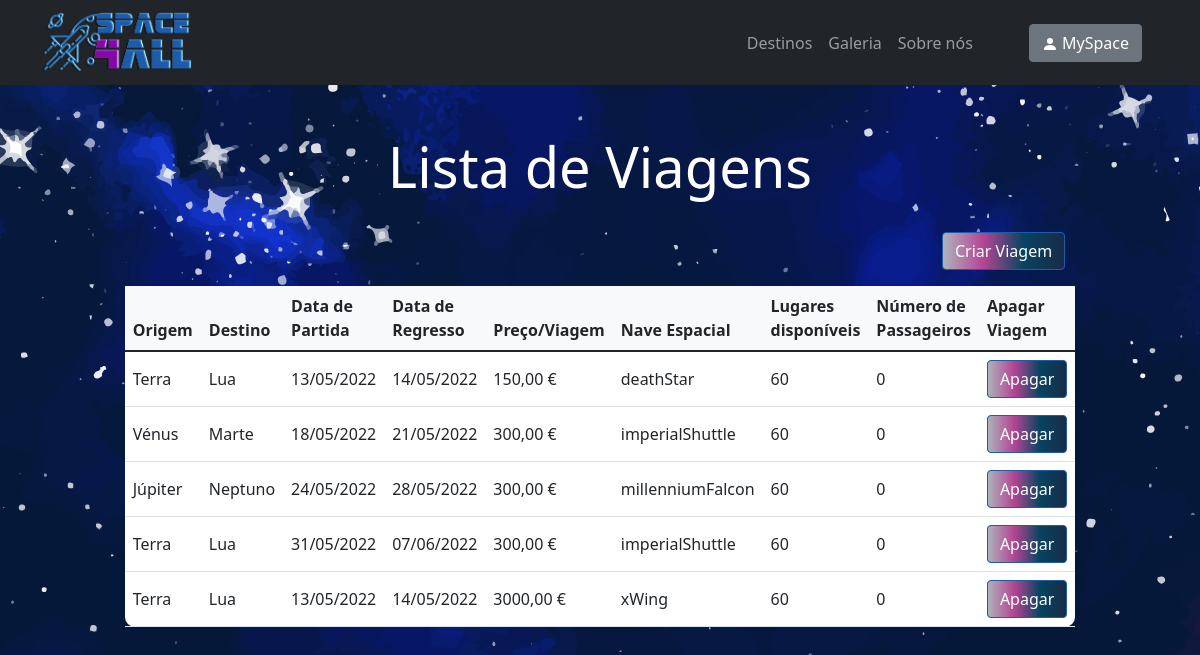
/trip-list, run on an earlier commit of the app's database.
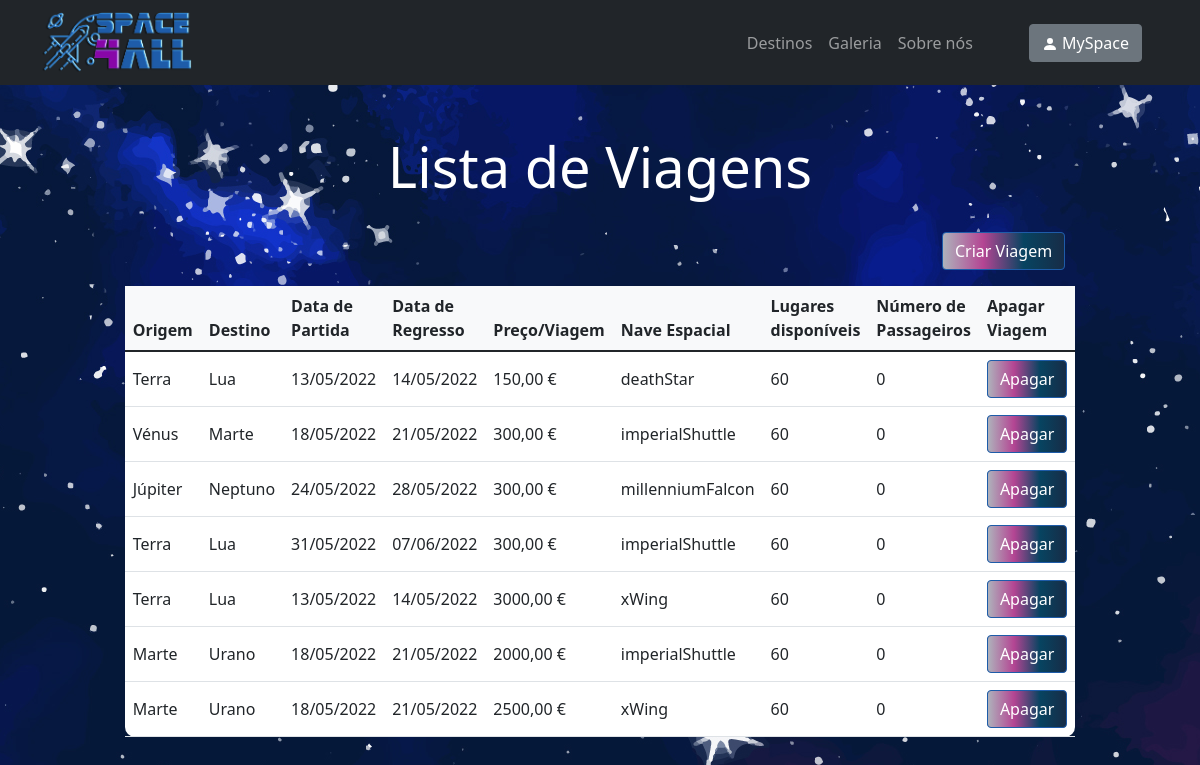
And on a later commit of the database.
### space_trip/models.py (models this page shows)
class Trip(models.Model):
 origin = models.CharField(max_length=50)
 destination = models.CharField(max_length=50)
 departure_date = models.DateTimeField('departure_date')
 return_date = models.DateTimeField('return_date')
 price = models.IntegerField(default=600)
 spaceship = models.CharField(max_length=50)
 available_seats = models.IntegerField(default=60)
 number_of_passengers = models.IntegerField(default=0)

### space_trip/views.py (the view)
# urls.py: path("trip-list", views.tripList, name="trip-list"),
def tripList(request):
    trip_list = Trip.objects.all()
    return render(request, 'space_trip/trip-list.html', {'trip_list': trip_list})

### space_trip/templates/space_trip/trip-list.html (shortened to what this page needs)
{% extends "./index.html" %}
{% load static %}
{% block body %}
<div>
      <br><br>
       <h1 style="color: white; text-align: center;" class="glow display-4">Lista de Viagens</h1>
      <br>
      <a href="{% url 'space_trip:trip-management' %}"><button class="btn btn-primary btn-block fa-lg gradient-custom-2 mb-3" style="position: relative; left: 78.5%">Criar Viagem</button></a>
      <br>
      {% if trip_list %}
          <table class="table align-middle mb-0 bg-white w-75" style="border-radius: 10px; margin-left: auto; margin-right: auto;">
            <thead class="bg-light">
              <tr>
                <th>Origem</th>
                <th>Destino</th>
                <th>Data de Partida</th>
                <th>Data de Regresso</th>
                <th>Preço/Viagem</th>
                <th>Nave Espacial</th>
                <th>Lugares disponíveis</th>
                <th>Número de Passageiros</th>
                <th>Apagar Viagem</th>
              </tr>
            </thead>
            <tbody>
            {% for trip in trip_list %}
                  <tr>
                    <td>
                        {{ trip.origin }}
                    </td>
                    <td>
                        {{ trip.destination }}
                    </td>
                    <td>
                        {{ trip.departure_date|date:"d/m/Y" }}
                    </td>
                    <td>
                        {{ trip.return_date|date:"d/m/Y" }}
                    </td>
                    <td>
                        {{ trip.price }},00 €
                    </td>
                    <td>
                        {{ trip.spaceship }}
                    </td>
                    <td>
                        {{ trip.available_seats }}
                    </td>
                    <td>
                        {{ trip.number_of_passengers }}
                    </td>
                    <td>
                        <form action="{% url 'space_trip:deleteTrip' trip.id %}" method="get">
                            <input class="btn btn-primary btn-block fa-lg gradient-custom-2" type="submit" value="Apagar" />
                        </form>
                    </td>
                  </tr>
                {% endfor %}
            </tbody>
          </table>
    {% else %}
        <h1 style="color: white; text-align: center;" class="glow display-4">Não existem viagens disponíveis</h1>
    {% endif %}
</div>
{% endblock %}

### space_trip/templates/space_trip/index.html (shortened to what this page needs)
<!DOCTYPE html>
<html lang="pt">
<head>
    {% load static %}
    <link rel="stylesheet" type="text/css" href="{% static 'space_trip/css/bootstrap.css' %}">
</head>
{% block navbar %}
<nav id="navbar_top" class="navbar navbar-expand-lg navbar-dark bg-dark">
    <div class="container">
        <a class="navbar-brand me-2" href="{% url 'space_trip:index' %}">
            <img src="{% static 'spicy space/Space4All - effects.png' %}" height="60px" alt="Logo"
                 loading="lazy" style="margin-top: -1px;"/>
        </a>
        <div class="collapse navbar-collapse" id="navbarButtonsExample">
            <div class="mx-5">
                <ul class="navbar-nav" style="position: relative;">
                    <li class="nav-item">
                        <a class="nav-link" href="{% url 'space_trip:destinations' %}">Destinos</a>
                    </li>
                    <li class="nav-item">
                        <a class="nav-link" href="{% url 'space_trip:gallery' %}">Galeria</a>
                    </li>
                    <li class="nav-item">
                        <a class="nav-link" href="{% url 'space_trip:about-us' %}">Sobre nós</a>
                    </li>
                </ul>
            </div>
            <div class="d-flex align-items-center">
                {% if request.user.is_authenticated %}
                    <a type="button" class="btn btn-secondary me-3" href="{% url 'space_trip:profile' %}">
                        <svg xmlns="http://www.w3.org/2000/svg" width="16" height="16" fill="currentColor" class="bi bi-person-fill" viewBox="0 0 16 16">
                            <path d="M3 14s-1 0-1-1 1-4 6-4 6 3 6 4-1 1-1 1H3zm5-6a3 3 0 1 0 0-6 3 3 0 0 0 0 6z"/>
                        </svg>
                        MySpace
                    </a>
                {% else %}
                    <a type="button" class="btn btn-secondary me-3" href="{% url 'space_trip:user_login' %}">
                        <svg xmlns="http://www.w3.org/2000/svg" width="16" height="16" fill="currentColor" class="bi bi-person-fill" viewBox="0 0 16 16">
                            <path d="M3 14s-1 0-1-1 1-4 6-4 6 3 6 4-1 1-1 1H3zm5-6a3 3 0 1 0 0-6 3 3 0 0 0 0 6z"/>
                        </svg>
                        MySpace
                    </a>
                {% endif %}
            </div>
        </div>
    </div>
</nav>
{% endblock %}
{% block body %}{% endblock %}
</html>

### space_trip/templates/space_trip/index.html (style rules this page uses)
.glow { color: #fff; text-align: left; animation: glow 1s ease-in-out infinite alternate; }

What changed in the data, as far as the page shows it:
added Trip: origin "Marte", destination "Urano", departure_date "18/05/2022", return_date "21/05/2022", price "2000", spaceship "imperialShuttle", available_seats "60", number_of_passengers "0"
added Trip: origin "Marte", destination "Urano", departure_date "18/05/2022", return_date "21/05/2022", price "2500", spaceship "xWing", available_seats "60", number_of_passengers "0"
